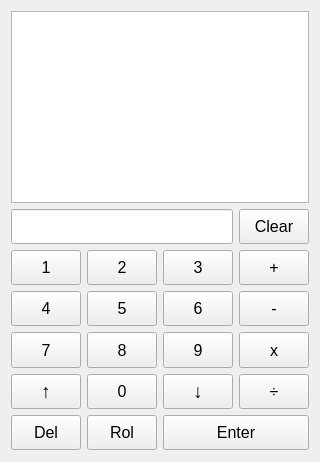
<?xml version="1.0" encoding="UTF-8"?>
<ui version="4.0">
 <class>calculadora</class>
 <widget class="QWidget" name="calculadora">
  <property name="geometry">
   <rect>
    <x>0</x>
    <y>0</y>
    <width>320</width>
    <height>462</height>
   </rect>
  </property>
  <property name="windowTitle">
   <string>calculadora</string>
  </property>
  <widget class="QWidget" name="gridLayoutWidget">
   <property name="geometry">
    <rect>
     <x>0</x>
     <y>0</y>
     <width>320</width>
     <height>461</height>
    </rect>
   </property>
   <property name="sizePolicy">
    <sizepolicy hsizetype="Expanding" vsizetype="Expanding">
     <horstretch>0</horstretch>
     <verstretch>0</verstretch>
    </sizepolicy>
   </property>
   <property name="maximumSize">
    <size>
     <width>16777213</width>
     <height>16777215</height>
    </size>
   </property>
   <layout class="QGridLayout" name="gridLayout">
    <item row="3" column="0">
     <widget class="QPushButton" name="fourButton">
      <property name="sizePolicy">
       <sizepolicy hsizetype="Expanding" vsizetype="Expanding">
        <horstretch>0</horstretch>
        <verstretch>0</verstretch>
       </sizepolicy>
      </property>
      <property name="maximumSize">
       <size>
        <width>16777213</width>
        <height>16777215</height>
       </size>
      </property>
      <property name="font">
       <font>
        <pointsize>12</pointsize>
       </font>
      </property>
      <property name="text">
       <string>4</string>
      </property>
     </widget>
    </item>
    <item row="2" column="1">
     <widget class="QPushButton" name="twoButton">
      <property name="sizePolicy">
       <sizepolicy hsizetype="Expanding" vsizetype="Expanding">
        <horstretch>0</horstretch>
        <verstretch>0</verstretch>
       </sizepolicy>
      </property>
      <property name="maximumSize">
       <size>
        <width>16777213</width>
        <height>16777215</height>
       </size>
      </property>
      <property name="font">
       <font>
        <pointsize>12</pointsize>
       </font>
      </property>
      <property name="text">
       <string>2</string>
      </property>
     </widget>
    </item>
    <item row="9" column="0">
     <widget class="QPushButton" name="delButton">
      <property name="sizePolicy">
       <sizepolicy hsizetype="Expanding" vsizetype="Expanding">
        <horstretch>0</horstretch>
        <verstretch>0</verstretch>
       </sizepolicy>
      </property>
      <property name="maximumSize">
       <size>
        <width>16777213</width>
        <height>16777215</height>
       </size>
      </property>
      <property name="font">
       <font>
        <pointsize>12</pointsize>
       </font>
      </property>
      <property name="text">
       <string>Del</string>
      </property>
     </widget>
    </item>
    <item row="9" column="2" colspan="2">
     <widget class="QPushButton" name="enterButton">
      <property name="sizePolicy">
       <sizepolicy hsizetype="Expanding" vsizetype="Expanding">
        <horstretch>0</horstretch>
        <verstretch>0</verstretch>
       </sizepolicy>
      </property>
      <property name="maximumSize">
       <size>
        <width>16777213</width>
        <height>16777215</height>
       </size>
      </property>
      <property name="font">
       <font>
        <pointsize>12</pointsize>
       </font>
      </property>
      <property name="text">
       <string>Enter</string>
      </property>
     </widget>
    </item>
    <item row="9" column="1">
     <widget class="QPushButton" name="rolButton">
      <property name="sizePolicy">
       <sizepolicy hsizetype="Expanding" vsizetype="Expanding">
        <horstretch>0</horstretch>
        <verstretch>0</verstretch>
       </sizepolicy>
      </property>
      <property name="maximumSize">
       <size>
        <width>16777213</width>
        <height>16777215</height>
       </size>
      </property>
      <property name="font">
       <font>
        <pointsize>12</pointsize>
       </font>
      </property>
      <property name="text">
       <string>Rol</string>
      </property>
     </widget>
    </item>
    <item row="2" column="2">
     <widget class="QPushButton" name="threeButton">
      <property name="sizePolicy">
       <sizepolicy hsizetype="Expanding" vsizetype="Expanding">
        <horstretch>0</horstretch>
        <verstretch>0</verstretch>
       </sizepolicy>
      </property>
      <property name="maximumSize">
       <size>
        <width>16777213</width>
        <height>16777215</height>
       </size>
      </property>
      <property name="font">
       <font>
        <pointsize>12</pointsize>
       </font>
      </property>
      <property name="text">
       <string>3</string>
      </property>
     </widget>
    </item>
    <item row="8" column="0">
     <widget class="QPushButton" name="upButton">
      <property name="sizePolicy">
       <sizepolicy hsizetype="Expanding" vsizetype="Expanding">
        <horstretch>0</horstretch>
        <verstretch>0</verstretch>
       </sizepolicy>
      </property>
      <property name="maximumSize">
       <size>
        <width>16777213</width>
        <height>16777215</height>
       </size>
      </property>
      <property name="font">
       <font>
        <pointsize>14</pointsize>
       </font>
      </property>
      <property name="text">
       <string>↑</string>
      </property>
     </widget>
    </item>
    <item row="2" column="0">
     <widget class="QPushButton" name="oneButton">
      <property name="sizePolicy">
       <sizepolicy hsizetype="Expanding" vsizetype="Expanding">
        <horstretch>0</horstretch>
        <verstretch>0</verstretch>
       </sizepolicy>
      </property>
      <property name="maximumSize">
       <size>
        <width>16777213</width>
        <height>16777215</height>
       </size>
      </property>
      <property name="font">
       <font>
        <pointsize>12</pointsize>
       </font>
      </property>
      <property name="text">
       <string>1</string>
      </property>
     </widget>
    </item>
    <item row="3" column="1">
     <widget class="QPushButton" name="fiveButton">
      <property name="sizePolicy">
       <sizepolicy hsizetype="Expanding" vsizetype="Expanding">
        <horstretch>0</horstretch>
        <verstretch>0</verstretch>
       </sizepolicy>
      </property>
      <property name="maximumSize">
       <size>
        <width>16777213</width>
        <height>16777215</height>
       </size>
      </property>
      <property name="font">
       <font>
        <pointsize>12</pointsize>
       </font>
      </property>
      <property name="text">
       <string>5</string>
      </property>
     </widget>
    </item>
    <item row="3" column="2">
     <widget class="QPushButton" name="sixButton">
      <property name="sizePolicy">
       <sizepolicy hsizetype="Expanding" vsizetype="Expanding">
        <horstretch>0</horstretch>
        <verstretch>0</verstretch>
       </sizepolicy>
      </property>
      <property name="maximumSize">
       <size>
        <width>16777213</width>
        <height>16777215</height>
       </size>
      </property>
      <property name="font">
       <font>
        <pointsize>12</pointsize>
       </font>
      </property>
      <property name="text">
       <string>6</string>
      </property>
     </widget>
    </item>
    <item row="8" column="1">
     <widget class="QPushButton" name="zeroButton">
      <property name="sizePolicy">
       <sizepolicy hsizetype="Expanding" vsizetype="Expanding">
        <horstretch>0</horstretch>
        <verstretch>0</verstretch>
       </sizepolicy>
      </property>
      <property name="maximumSize">
       <size>
        <width>16777213</width>
        <height>16777215</height>
       </size>
      </property>
      <property name="font">
       <font>
        <pointsize>12</pointsize>
       </font>
      </property>
      <property name="text">
       <string>0</string>
      </property>
     </widget>
    </item>
    <item row="8" column="2">
     <widget class="QPushButton" name="downButton">
      <property name="enabled">
       <bool>true</bool>
      </property>
      <property name="sizePolicy">
       <sizepolicy hsizetype="Expanding" vsizetype="Expanding">
        <horstretch>0</horstretch>
        <verstretch>0</verstretch>
       </sizepolicy>
      </property>
      <property name="maximumSize">
       <size>
        <width>16777213</width>
        <height>16777215</height>
       </size>
      </property>
      <property name="font">
       <font>
        <pointsize>14</pointsize>
       </font>
      </property>
      <property name="text">
       <string>↓</string>
      </property>
     </widget>
    </item>
    <item row="2" column="3">
     <widget class="QPushButton" name="addOpButton">
      <property name="sizePolicy">
       <sizepolicy hsizetype="Expanding" vsizetype="Expanding">
        <horstretch>0</horstretch>
        <verstretch>0</verstretch>
       </sizepolicy>
      </property>
      <property name="maximumSize">
       <size>
        <width>16777213</width>
        <height>16777215</height>
       </size>
      </property>
      <property name="font">
       <font>
        <pointsize>12</pointsize>
       </font>
      </property>
      <property name="text">
       <string>+</string>
      </property>
     </widget>
    </item>
    <item row="7" column="3">
     <widget class="QPushButton" name="multiOpButton">
      <property name="sizePolicy">
       <sizepolicy hsizetype="Expanding" vsizetype="Expanding">
        <horstretch>0</horstretch>
        <verstretch>0</verstretch>
       </sizepolicy>
      </property>
      <property name="maximumSize">
       <size>
        <width>16777213</width>
        <height>16777215</height>
       </size>
      </property>
      <property name="font">
       <font>
        <pointsize>12</pointsize>
       </font>
      </property>
      <property name="text">
       <string>x</string>
      </property>
     </widget>
    </item>
    <item row="8" column="3">
     <widget class="QPushButton" name="divOpButton">
      <property name="sizePolicy">
       <sizepolicy hsizetype="Expanding" vsizetype="Expanding">
        <horstretch>0</horstretch>
        <verstretch>0</verstretch>
       </sizepolicy>
      </property>
      <property name="minimumSize">
       <size>
        <width>12</width>
        <height>12</height>
       </size>
      </property>
      <property name="maximumSize">
       <size>
        <width>16777213</width>
        <height>16777215</height>
       </size>
      </property>
      <property name="font">
       <font>
        <pointsize>12</pointsize>
       </font>
      </property>
      <property name="text">
       <string>÷</string>
      </property>
     </widget>
    </item>
    <item row="3" column="3">
     <widget class="QPushButton" name="subOpButton">
      <property name="sizePolicy">
       <sizepolicy hsizetype="Expanding" vsizetype="Expanding">
        <horstretch>0</horstretch>
        <verstretch>0</verstretch>
       </sizepolicy>
      </property>
      <property name="maximumSize">
       <size>
        <width>16777213</width>
        <height>16777215</height>
       </size>
      </property>
      <property name="font">
       <font>
        <pointsize>12</pointsize>
       </font>
      </property>
      <property name="text">
       <string>-</string>
      </property>
     </widget>
    </item>
    <item row="7" column="1">
     <widget class="QPushButton" name="eightButton">
      <property name="sizePolicy">
       <sizepolicy hsizetype="Expanding" vsizetype="Expanding">
        <horstretch>0</horstretch>
        <verstretch>0</verstretch>
       </sizepolicy>
      </property>
      <property name="maximumSize">
       <size>
        <width>16777213</width>
        <height>16777215</height>
       </size>
      </property>
      <property name="font">
       <font>
        <pointsize>12</pointsize>
       </font>
      </property>
      <property name="text">
       <string>8</string>
      </property>
     </widget>
    </item>
    <item row="7" column="2">
     <widget class="QPushButton" name="nineButton">
      <property name="sizePolicy">
       <sizepolicy hsizetype="Expanding" vsizetype="Expanding">
        <horstretch>0</horstretch>
        <verstretch>0</verstretch>
       </sizepolicy>
      </property>
      <property name="maximumSize">
       <size>
        <width>16777213</width>
        <height>16777215</height>
       </size>
      </property>
      <property name="font">
       <font>
        <pointsize>12</pointsize>
       </font>
      </property>
      <property name="text">
       <string>9</string>
      </property>
     </widget>
    </item>
    <item row="7" column="0">
     <widget class="QPushButton" name="sevenButton">
      <property name="sizePolicy">
       <sizepolicy hsizetype="Expanding" vsizetype="Expanding">
        <horstretch>0</horstretch>
        <verstretch>0</verstretch>
       </sizepolicy>
      </property>
      <property name="maximumSize">
       <size>
        <width>16777213</width>
        <height>16777215</height>
       </size>
      </property>
      <property name="font">
       <font>
        <pointsize>12</pointsize>
       </font>
      </property>
      <property name="text">
       <string>7</string>
      </property>
     </widget>
    </item>
    <item row="1" column="3">
     <widget class="QPushButton" name="clearButton">
      <property name="sizePolicy">
       <sizepolicy hsizetype="Expanding" vsizetype="Expanding">
        <horstretch>0</horstretch>
        <verstretch>0</verstretch>
       </sizepolicy>
      </property>
      <property name="maximumSize">
       <size>
        <width>16777213</width>
        <height>16777215</height>
       </size>
      </property>
      <property name="font">
       <font>
        <pointsize>12</pointsize>
       </font>
      </property>
      <property name="text">
       <string>Clear</string>
      </property>
     </widget>
    </item>
    <item row="1" column="0" colspan="3">
     <widget class="QLineEdit" name="lcdInput">
      <property name="sizePolicy">
       <sizepolicy hsizetype="Expanding" vsizetype="Expanding">
        <horstretch>0</horstretch>
        <verstretch>0</verstretch>
       </sizepolicy>
      </property>
      <property name="maximumSize">
       <size>
        <width>16777213</width>
        <height>16777215</height>
       </size>
      </property>
      <property name="font">
       <font>
        <pointsize>14</pointsize>
       </font>
      </property>
     </widget>
    </item>
    <item row="0" column="0" colspan="4">
     <widget class="QTextEdit" name="lcdPilha">
      <property name="sizePolicy">
       <sizepolicy hsizetype="Expanding" vsizetype="Preferred">
        <horstretch>0</horstretch>
        <verstretch>0</verstretch>
       </sizepolicy>
      </property>
      <property name="font">
       <font>
        <pointsize>24</pointsize>
       </font>
      </property>
     </widget>
    </item>
   </layout>
  </widget>
 </widget>
 <layoutdefault spacing="6" margin="11"/>
 <resources/>
 <connections/>
</ui>
